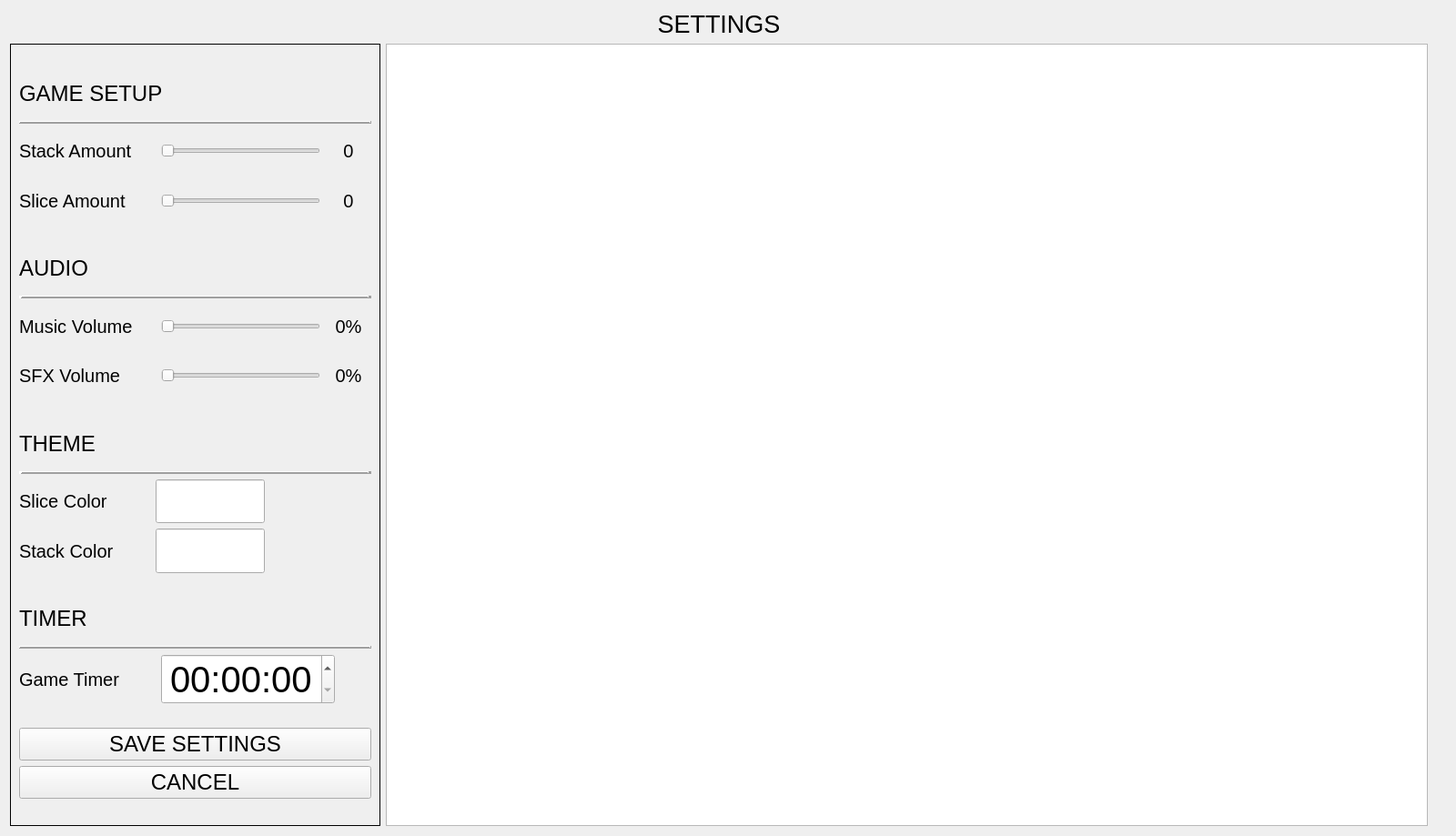
<?xml version="1.0" encoding="UTF-8"?>
<ui version="4.0">
 <class>SettingsWindow</class>
 <widget class="QWidget" name="SettingsWindow">
  <property name="geometry">
   <rect>
    <x>0</x>
    <y>0</y>
    <width>1600</width>
    <height>919</height>
   </rect>
  </property>
  <property name="sizePolicy">
   <sizepolicy hsizetype="MinimumExpanding" vsizetype="MinimumExpanding">
    <horstretch>0</horstretch>
    <verstretch>0</verstretch>
   </sizepolicy>
  </property>
  <property name="minimumSize">
   <size>
    <width>1600</width>
    <height>900</height>
   </size>
  </property>
  <property name="maximumSize">
   <size>
    <width>16777215</width>
    <height>16777215</height>
   </size>
  </property>
  <property name="windowTitle">
   <string>Form</string>
  </property>
  <layout class="QGridLayout" name="gridLayout">
   <item row="1" column="3">
    <spacer name="horizontalSpacer_11">
     <property name="orientation">
      <enum>Qt::Horizontal</enum>
     </property>
     <property name="sizeType">
      <enum>QSizePolicy::Fixed</enum>
     </property>
     <property name="sizeHint" stdset="0">
      <size>
       <width>20</width>
       <height>20</height>
      </size>
     </property>
    </spacer>
   </item>
   <item row="0" column="0" colspan="3">
    <widget class="QLabel" name="SettingsTitle">
     <property name="sizePolicy">
      <sizepolicy hsizetype="Preferred" vsizetype="Fixed">
       <horstretch>0</horstretch>
       <verstretch>0</verstretch>
      </sizepolicy>
     </property>
     <property name="font">
      <font>
       <pointsize>20</pointsize>
      </font>
     </property>
     <property name="text">
      <string>SETTINGS</string>
     </property>
     <property name="alignment">
      <set>Qt::AlignCenter</set>
     </property>
    </widget>
   </item>
   <item row="1" column="2">
    <widget class="QGraphicsView" name="PreviewOut">
     <property name="sizePolicy">
      <sizepolicy hsizetype="Expanding" vsizetype="Expanding">
       <horstretch>0</horstretch>
       <verstretch>0</verstretch>
      </sizepolicy>
     </property>
     <property name="minimumSize">
      <size>
       <width>500</width>
       <height>500</height>
      </size>
     </property>
     <property name="styleSheet">
      <string notr="true"/>
     </property>
     <property name="horizontalScrollBarPolicy">
      <enum>Qt::ScrollBarAsNeeded</enum>
     </property>
     <property name="sizeAdjustPolicy">
      <enum>QAbstractScrollArea::AdjustToContents</enum>
     </property>
     <property name="backgroundBrush">
      <brush brushstyle="NoBrush">
       <color alpha="255">
        <red>0</red>
        <green>0</green>
        <blue>0</blue>
       </color>
      </brush>
     </property>
     <property name="interactive">
      <bool>false</bool>
     </property>
     <property name="resizeAnchor">
      <enum>QGraphicsView::AnchorViewCenter</enum>
     </property>
     <property name="viewportUpdateMode">
      <enum>QGraphicsView::MinimalViewportUpdate</enum>
     </property>
    </widget>
   </item>
   <item row="1" column="0" colspan="2">
    <widget class="QFrame" name="SettingOptionsFrame">
     <property name="sizePolicy">
      <sizepolicy hsizetype="Minimum" vsizetype="Minimum">
       <horstretch>0</horstretch>
       <verstretch>0</verstretch>
      </sizepolicy>
     </property>
     <property name="frameShape">
      <enum>QFrame::Box</enum>
     </property>
     <property name="frameShadow">
      <enum>QFrame::Plain</enum>
     </property>
     <property name="lineWidth">
      <number>1</number>
     </property>
     <layout class="QGridLayout" name="gridLayout_3">
      <item row="18" column="0">
       <layout class="QHBoxLayout" name="horizontalLayout_8">
        <property name="spacing">
         <number>0</number>
        </property>
        <item>
         <widget class="QLabel" name="ThemeStackColorSettingsLabel">
          <property name="minimumSize">
           <size>
            <width>150</width>
            <height>0</height>
           </size>
          </property>
          <property name="maximumSize">
           <size>
            <width>16777215</width>
            <height>16777215</height>
           </size>
          </property>
          <property name="font">
           <font>
            <pointsize>15</pointsize>
           </font>
          </property>
          <property name="text">
           <string>Stack Color</string>
          </property>
         </widget>
        </item>
        <item>
         <widget class="QLineEdit" name="ThemeStackColorSettingsInput">
          <property name="sizePolicy">
           <sizepolicy hsizetype="Fixed" vsizetype="Preferred">
            <horstretch>0</horstretch>
            <verstretch>0</verstretch>
           </sizepolicy>
          </property>
          <property name="minimumSize">
           <size>
            <width>0</width>
            <height>20</height>
           </size>
          </property>
          <property name="maximumSize">
           <size>
            <width>120</width>
            <height>16777215</height>
           </size>
          </property>
          <property name="font">
           <font>
            <pointsize>15</pointsize>
           </font>
          </property>
         </widget>
        </item>
        <item>
         <spacer name="horizontalSpacer_3">
          <property name="orientation">
           <enum>Qt::Horizontal</enum>
          </property>
          <property name="sizeHint" stdset="0">
           <size>
            <width>40</width>
            <height>20</height>
           </size>
          </property>
         </spacer>
        </item>
       </layout>
      </item>
      <item row="6" column="0">
       <layout class="QHBoxLayout" name="horizontalLayout_2">
        <item>
         <widget class="QLabel" name="GameSliceAmountLabel">
          <property name="minimumSize">
           <size>
            <width>150</width>
            <height>20</height>
           </size>
          </property>
          <property name="maximumSize">
           <size>
            <width>16777215</width>
            <height>16777215</height>
           </size>
          </property>
          <property name="font">
           <font>
            <pointsize>15</pointsize>
           </font>
          </property>
          <property name="text">
           <string>Slice Amount</string>
          </property>
         </widget>
        </item>
        <item>
         <widget class="QSlider" name="GameSliceAmountSlider">
          <property name="sizePolicy">
           <sizepolicy hsizetype="Expanding" vsizetype="Preferred">
            <horstretch>0</horstretch>
            <verstretch>0</verstretch>
           </sizepolicy>
          </property>
          <property name="minimumSize">
           <size>
            <width>0</width>
            <height>20</height>
           </size>
          </property>
          <property name="maximumSize">
           <size>
            <width>16777215</width>
            <height>16777215</height>
           </size>
          </property>
          <property name="minimum">
           <number>1</number>
          </property>
          <property name="maximum">
           <number>10</number>
          </property>
          <property name="pageStep">
           <number>2</number>
          </property>
          <property name="orientation">
           <enum>Qt::Horizontal</enum>
          </property>
         </widget>
        </item>
        <item>
         <widget class="QLabel" name="GameSliceAmountOut">
          <property name="minimumSize">
           <size>
            <width>50</width>
            <height>0</height>
           </size>
          </property>
          <property name="font">
           <font>
            <pointsize>15</pointsize>
           </font>
          </property>
          <property name="text">
           <string>0</string>
          </property>
          <property name="alignment">
           <set>Qt::AlignCenter</set>
          </property>
         </widget>
        </item>
       </layout>
      </item>
      <item row="26" column="0">
       <widget class="QPushButton" name="CancelButton">
        <property name="sizePolicy">
         <sizepolicy hsizetype="Preferred" vsizetype="Fixed">
          <horstretch>0</horstretch>
          <verstretch>0</verstretch>
         </sizepolicy>
        </property>
        <property name="minimumSize">
         <size>
          <width>120</width>
          <height>0</height>
         </size>
        </property>
        <property name="font">
         <font>
          <pointsize>18</pointsize>
         </font>
        </property>
        <property name="text">
         <string>CANCEL</string>
        </property>
       </widget>
      </item>
      <item row="8" column="0">
       <widget class="QLabel" name="GameAudioSetupGroupLabel">
        <property name="font">
         <font>
          <pointsize>18</pointsize>
         </font>
        </property>
        <property name="text">
         <string>AUDIO</string>
        </property>
       </widget>
      </item>
      <item row="7" column="0">
       <spacer name="horizontalSpacer_7">
        <property name="orientation">
         <enum>Qt::Horizontal</enum>
        </property>
        <property name="sizeHint" stdset="0">
         <size>
          <width>40</width>
          <height>20</height>
         </size>
        </property>
       </spacer>
      </item>
      <item row="27" column="0">
       <spacer name="horizontalSpacer">
        <property name="orientation">
         <enum>Qt::Horizontal</enum>
        </property>
        <property name="sizeHint" stdset="0">
         <size>
          <width>40</width>
          <height>20</height>
         </size>
        </property>
       </spacer>
      </item>
      <item row="9" column="0">
       <widget class="Line" name="AudioSettingGroupLine">
        <property name="sizePolicy">
         <sizepolicy hsizetype="Preferred" vsizetype="Fixed">
          <horstretch>0</horstretch>
          <verstretch>0</verstretch>
         </sizepolicy>
        </property>
        <property name="frameShadow">
         <enum>QFrame::Raised</enum>
        </property>
        <property name="lineWidth">
         <number>4</number>
        </property>
        <property name="orientation">
         <enum>Qt::Horizontal</enum>
        </property>
       </widget>
      </item>
      <item row="16" column="0">
       <widget class="Line" name="line_2">
        <property name="frameShadow">
         <enum>QFrame::Raised</enum>
        </property>
        <property name="lineWidth">
         <number>4</number>
        </property>
        <property name="orientation">
         <enum>Qt::Horizontal</enum>
        </property>
       </widget>
      </item>
      <item row="2" column="0">
       <widget class="Line" name="line_4">
        <property name="frameShadow">
         <enum>QFrame::Raised</enum>
        </property>
        <property name="lineWidth">
         <number>2</number>
        </property>
        <property name="orientation">
         <enum>Qt::Horizontal</enum>
        </property>
       </widget>
      </item>
      <item row="23" column="0">
       <spacer name="horizontalSpacer_2">
        <property name="orientation">
         <enum>Qt::Horizontal</enum>
        </property>
        <property name="sizeHint" stdset="0">
         <size>
          <width>40</width>
          <height>20</height>
         </size>
        </property>
       </spacer>
      </item>
      <item row="3" column="0">
       <layout class="QHBoxLayout" name="horizontalLayout_3">
        <item>
         <widget class="QLabel" name="GameStackAmountLabel">
          <property name="minimumSize">
           <size>
            <width>150</width>
            <height>20</height>
           </size>
          </property>
          <property name="maximumSize">
           <size>
            <width>16777215</width>
            <height>16777215</height>
           </size>
          </property>
          <property name="font">
           <font>
            <pointsize>15</pointsize>
           </font>
          </property>
          <property name="text">
           <string>Stack Amount</string>
          </property>
         </widget>
        </item>
        <item>
         <widget class="QSlider" name="GameStackAmountSlider">
          <property name="sizePolicy">
           <sizepolicy hsizetype="Expanding" vsizetype="Preferred">
            <horstretch>0</horstretch>
            <verstretch>0</verstretch>
           </sizepolicy>
          </property>
          <property name="minimumSize">
           <size>
            <width>0</width>
            <height>20</height>
           </size>
          </property>
          <property name="maximumSize">
           <size>
            <width>16777215</width>
            <height>16777215</height>
           </size>
          </property>
          <property name="minimum">
           <number>3</number>
          </property>
          <property name="maximum">
           <number>10</number>
          </property>
          <property name="pageStep">
           <number>2</number>
          </property>
          <property name="value">
           <number>3</number>
          </property>
          <property name="orientation">
           <enum>Qt::Horizontal</enum>
          </property>
         </widget>
        </item>
        <item>
         <widget class="QLabel" name="GameStackAmountOut">
          <property name="minimumSize">
           <size>
            <width>50</width>
            <height>0</height>
           </size>
          </property>
          <property name="font">
           <font>
            <pointsize>15</pointsize>
           </font>
          </property>
          <property name="text">
           <string>0</string>
          </property>
          <property name="alignment">
           <set>Qt::AlignCenter</set>
          </property>
         </widget>
        </item>
       </layout>
      </item>
      <item row="13" column="0">
       <spacer name="horizontalSpacer_6">
        <property name="orientation">
         <enum>Qt::Horizontal</enum>
        </property>
        <property name="sizeHint" stdset="0">
         <size>
          <width>40</width>
          <height>20</height>
         </size>
        </property>
       </spacer>
      </item>
      <item row="11" column="0">
       <layout class="QHBoxLayout" name="horizontalLayout_5">
        <item>
         <widget class="QLabel" name="AudioMusicVolLabel">
          <property name="minimumSize">
           <size>
            <width>150</width>
            <height>20</height>
           </size>
          </property>
          <property name="maximumSize">
           <size>
            <width>16777215</width>
            <height>16777215</height>
           </size>
          </property>
          <property name="font">
           <font>
            <pointsize>15</pointsize>
           </font>
          </property>
          <property name="text">
           <string>Music Volume</string>
          </property>
         </widget>
        </item>
        <item>
         <widget class="QSlider" name="AudioMusicVolSlider">
          <property name="sizePolicy">
           <sizepolicy hsizetype="Expanding" vsizetype="Preferred">
            <horstretch>0</horstretch>
            <verstretch>0</verstretch>
           </sizepolicy>
          </property>
          <property name="minimumSize">
           <size>
            <width>0</width>
            <height>20</height>
           </size>
          </property>
          <property name="maximum">
           <number>100</number>
          </property>
          <property name="orientation">
           <enum>Qt::Horizontal</enum>
          </property>
         </widget>
        </item>
        <item>
         <widget class="QLabel" name="AudioMusicVolOut">
          <property name="minimumSize">
           <size>
            <width>50</width>
            <height>0</height>
           </size>
          </property>
          <property name="font">
           <font>
            <pointsize>15</pointsize>
           </font>
          </property>
          <property name="text">
           <string>0%</string>
          </property>
          <property name="alignment">
           <set>Qt::AlignCenter</set>
          </property>
         </widget>
        </item>
       </layout>
      </item>
      <item row="21" column="0">
       <widget class="Line" name="line_3">
        <property name="minimumSize">
         <size>
          <width>120</width>
          <height>0</height>
         </size>
        </property>
        <property name="frameShadow">
         <enum>QFrame::Raised</enum>
        </property>
        <property name="lineWidth">
         <number>2</number>
        </property>
        <property name="orientation">
         <enum>Qt::Horizontal</enum>
        </property>
       </widget>
      </item>
      <item row="1" column="0">
       <widget class="QLabel" name="GameSetupGroupLabel">
        <property name="font">
         <font>
          <pointsize>18</pointsize>
         </font>
        </property>
        <property name="text">
         <string>GAME SETUP</string>
        </property>
       </widget>
      </item>
      <item row="14" column="0">
       <widget class="QLabel" name="GameThemeSetupGroupLabel">
        <property name="font">
         <font>
          <pointsize>18</pointsize>
         </font>
        </property>
        <property name="text">
         <string>THEME</string>
        </property>
       </widget>
      </item>
      <item row="12" column="0">
       <layout class="QHBoxLayout" name="horizontalLayout_6">
        <item>
         <widget class="QLabel" name="AudioSFXVolLabel">
          <property name="minimumSize">
           <size>
            <width>150</width>
            <height>20</height>
           </size>
          </property>
          <property name="maximumSize">
           <size>
            <width>16777215</width>
            <height>16777215</height>
           </size>
          </property>
          <property name="font">
           <font>
            <pointsize>15</pointsize>
           </font>
          </property>
          <property name="text">
           <string>SFX Volume</string>
          </property>
         </widget>
        </item>
        <item>
         <widget class="QSlider" name="AudioSFXVolSlider">
          <property name="sizePolicy">
           <sizepolicy hsizetype="Expanding" vsizetype="Preferred">
            <horstretch>0</horstretch>
            <verstretch>0</verstretch>
           </sizepolicy>
          </property>
          <property name="minimumSize">
           <size>
            <width>0</width>
            <height>20</height>
           </size>
          </property>
          <property name="font">
           <font>
            <pointsize>15</pointsize>
           </font>
          </property>
          <property name="maximum">
           <number>100</number>
          </property>
          <property name="orientation">
           <enum>Qt::Horizontal</enum>
          </property>
         </widget>
        </item>
        <item>
         <widget class="QLabel" name="AudioSFXVolOut">
          <property name="minimumSize">
           <size>
            <width>50</width>
            <height>0</height>
           </size>
          </property>
          <property name="font">
           <font>
            <pointsize>15</pointsize>
           </font>
          </property>
          <property name="text">
           <string>0%</string>
          </property>
          <property name="alignment">
           <set>Qt::AlignCenter</set>
          </property>
         </widget>
        </item>
       </layout>
      </item>
      <item row="0" column="0">
       <spacer name="horizontalSpacer_9">
        <property name="orientation">
         <enum>Qt::Horizontal</enum>
        </property>
        <property name="sizeHint" stdset="0">
         <size>
          <width>40</width>
          <height>20</height>
         </size>
        </property>
       </spacer>
      </item>
      <item row="25" column="0">
       <widget class="QPushButton" name="SaveButton">
        <property name="sizePolicy">
         <sizepolicy hsizetype="Preferred" vsizetype="Fixed">
          <horstretch>0</horstretch>
          <verstretch>0</verstretch>
         </sizepolicy>
        </property>
        <property name="minimumSize">
         <size>
          <width>120</width>
          <height>0</height>
         </size>
        </property>
        <property name="font">
         <font>
          <pointsize>18</pointsize>
         </font>
        </property>
        <property name="text">
         <string>SAVE SETTINGS</string>
        </property>
       </widget>
      </item>
      <item row="19" column="0">
       <spacer name="horizontalSpacer_8">
        <property name="orientation">
         <enum>Qt::Horizontal</enum>
        </property>
        <property name="sizeHint" stdset="0">
         <size>
          <width>40</width>
          <height>20</height>
         </size>
        </property>
       </spacer>
      </item>
      <item row="20" column="0">
       <widget class="QLabel" name="GameTimerSetupGroupLabel">
        <property name="font">
         <font>
          <pointsize>18</pointsize>
         </font>
        </property>
        <property name="text">
         <string>TIMER</string>
        </property>
       </widget>
      </item>
      <item row="17" column="0">
       <layout class="QHBoxLayout" name="horizontalLayout_7">
        <property name="spacing">
         <number>0</number>
        </property>
        <item>
         <widget class="QLabel" name="ThemeSliceColorSettingsLabel">
          <property name="minimumSize">
           <size>
            <width>150</width>
            <height>0</height>
           </size>
          </property>
          <property name="maximumSize">
           <size>
            <width>16777215</width>
            <height>16777215</height>
           </size>
          </property>
          <property name="font">
           <font>
            <pointsize>15</pointsize>
           </font>
          </property>
          <property name="text">
           <string>Slice Color</string>
          </property>
         </widget>
        </item>
        <item>
         <widget class="QLineEdit" name="ThemeSliceColorSettingsInput">
          <property name="sizePolicy">
           <sizepolicy hsizetype="Fixed" vsizetype="Preferred">
            <horstretch>0</horstretch>
            <verstretch>0</verstretch>
           </sizepolicy>
          </property>
          <property name="minimumSize">
           <size>
            <width>0</width>
            <height>20</height>
           </size>
          </property>
          <property name="maximumSize">
           <size>
            <width>120</width>
            <height>16777215</height>
           </size>
          </property>
          <property name="font">
           <font>
            <pointsize>15</pointsize>
           </font>
          </property>
         </widget>
        </item>
        <item>
         <spacer name="horizontalSpacer_4">
          <property name="orientation">
           <enum>Qt::Horizontal</enum>
          </property>
          <property name="sizeHint" stdset="0">
           <size>
            <width>40</width>
            <height>20</height>
           </size>
          </property>
         </spacer>
        </item>
       </layout>
      </item>
      <item row="22" column="0">
       <layout class="QHBoxLayout" name="horizontalLayout_4">
        <item>
         <widget class="QLabel" name="GameTimerSettingLabel">
          <property name="minimumSize">
           <size>
            <width>150</width>
            <height>20</height>
           </size>
          </property>
          <property name="maximumSize">
           <size>
            <width>16777215</width>
            <height>16777215</height>
           </size>
          </property>
          <property name="font">
           <font>
            <pointsize>15</pointsize>
           </font>
          </property>
          <property name="text">
           <string>Game Timer </string>
          </property>
         </widget>
        </item>
        <item>
         <widget class="QTimeEdit" name="GameTimerInput">
          <property name="sizePolicy">
           <sizepolicy hsizetype="Fixed" vsizetype="Preferred">
            <horstretch>0</horstretch>
            <verstretch>0</verstretch>
           </sizepolicy>
          </property>
          <property name="minimumSize">
           <size>
            <width>0</width>
            <height>20</height>
           </size>
          </property>
          <property name="maximumSize">
           <size>
            <width>200</width>
            <height>16777215</height>
           </size>
          </property>
          <property name="font">
           <font>
            <pointsize>30</pointsize>
           </font>
          </property>
          <property name="frame">
           <bool>true</bool>
          </property>
          <property name="alignment">
           <set>Qt::AlignCenter</set>
          </property>
          <property name="buttonSymbols">
           <enum>QAbstractSpinBox::UpDownArrows</enum>
          </property>
          <property name="showGroupSeparator" stdset="0">
           <bool>false</bool>
          </property>
          <property name="displayFormat">
           <string>hh:mm:ss</string>
          </property>
         </widget>
        </item>
        <item>
         <spacer name="horizontalSpacer_5">
          <property name="orientation">
           <enum>Qt::Horizontal</enum>
          </property>
          <property name="sizeHint" stdset="0">
           <size>
            <width>40</width>
            <height>20</height>
           </size>
          </property>
         </spacer>
        </item>
       </layout>
      </item>
     </layout>
    </widget>
   </item>
  </layout>
 </widget>
 <resources/>
 <connections/>
</ui>
